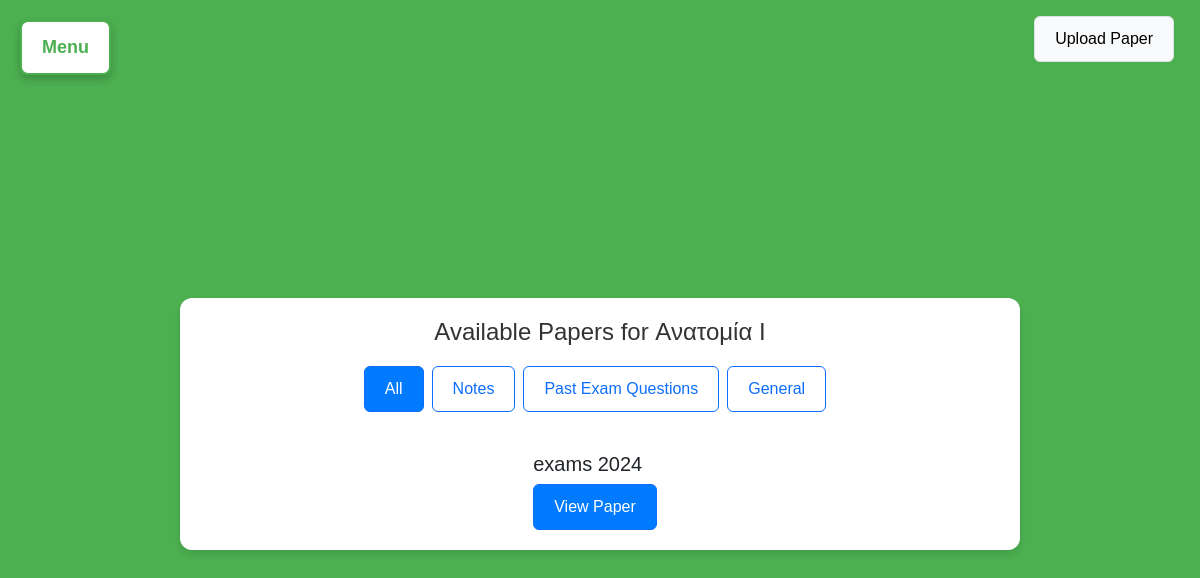
The page /papers/51/51/ on the database as committed earlier.
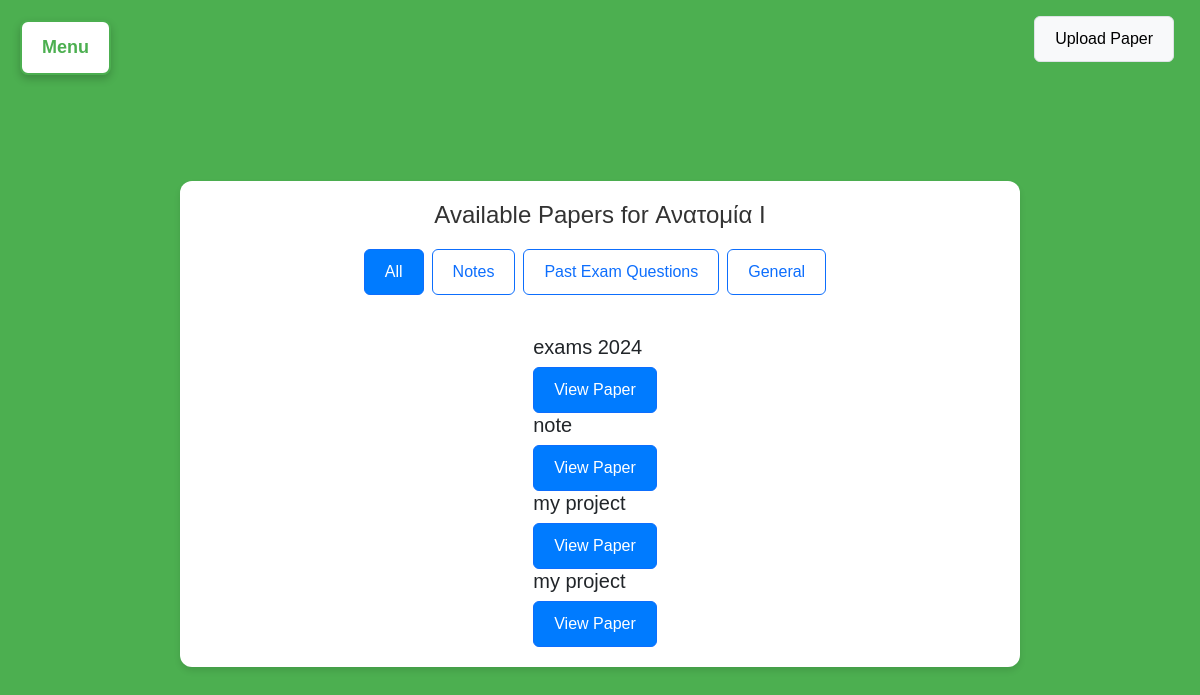
The same page on the database as committed later.
### myapp/models.py (models this page shows, shortened)
class Course(models.Model):
    name = models.CharField(max_length=255)
    department = models.ForeignKey(Department, on_delete=models.CASCADE, related_name='courses')

class Paper(models.Model):
    title = models.CharField(max_length=255)
    description = models.TextField(default="No description available")
    CATEGORY_CHOICES = [
    ('notes', 'Notes'),
    ('exams', 'Past Exam Questions'),
    ('general', 'General'),
]
    category = models.CharField(max_length=10, choices=CATEGORY_CHOICES, default='general')
    file = models.FileField(upload_to='papers/')  # Folder where the papers will be stored
    course = models.ForeignKey(Course, related_name='papers', on_delete=models.CASCADE)
    uploaded_at = models.DateTimeField(auto_now_add=True)

### myapp/views.py (the view)
# urls.py: path('papers/<int:department_id>/<int:course_id>/', views.papers_view, name='papers'),  # Shows all papers for a course
def papers_view(request, department_id, course_id):
    from .models import Paper
    department = Department.objects.get(id=department_id)
    course = Course.objects.get(id=course_id)
    papers = Paper.objects.filter(course=course)  # You can filter papers by course
    return render(request, 'papers.html', {
        'department': department,
        'course': course,
        'papers': papers,
        'current_category': 'all'
    })

### myapp/templates/papers.html (shortened to what this page needs)
<!DOCTYPE html>
<html lang="en">
    {% load static %}
<head>
    <link href="https://cdn.jsdelivr.net/npm/bootstrap@5.3.0-alpha1/dist/css/bootstrap.min.css" rel="stylesheet">
    <link rel="stylesheet" href="{% static 'css/style.css' %}">
</head>
<body class="papers-page">
    <div class="dropdown-container">
        <button class="dropdown-btn" id="menu-toggle">Menu</button>
    </div>
    <div class="position-absolute top-0 end-0 p-3">
        <a href="{% url 'upload_paper' %}" class="btn btn-light border">Upload Paper</a>
    </div>
    <div class="container mt-5">
        <h2 class="text-center">Available Papers for {{ course.name }}</h2>
        <div class="d-flex justify-content-end mb-3">
            <a href="{% url 'papers' department_id=department.id course_id=course.id %}"
               class="btn {% if current_category == 'all' %}btn-primary{% else %}btn-outline-primary{% endif %} me-2">
                All
            </a>
            <a href="{% url 'papers_by_category' department_id=department.id course_id=course.id category='notes' %}"
               class="btn {% if current_category == 'notes' %}btn-primary{% else %}btn-outline-primary{% endif %} me-2">
                Notes
            </a>
            <a href="{% url 'papers_by_category' department_id=department.id course_id=course.id category='exams' %}"
               class="btn {% if current_category == 'exams' %}btn-primary{% else %}btn-outline-primary{% endif %} me-2">
                Past Exam Questions
            </a>
            <a href="{% url 'papers_by_category' department_id=department.id course_id=course.id category='general' %}"
               class="btn {% if current_category == 'general' %}btn-primary{% else %}btn-outline-primary{% endif %}">
                General
            </a>
        </div>
        <div class="paper-list mt-4">
            <form method="POST" action="{% url 'papers' department_id=department.id course_id=course.id %}">
                {% for paper in papers %}
                    <div class="paper-item">
                        <h5>{{ paper.title }}</h5>
                        <a href="{% url 'paper_detail' department_id=department.id course_id=course.id paper_id=paper.id %}" class="btn btn-primary">View Paper</a>
                    </div>
                {% empty %}
                    <p>No papers available for this course.</p>
                {% endfor %}
            </form>
        </div>
    </div>
</body>
</html>

### myapp/static/css/style.css (style rules this page uses)
body { background-color: #f7f7f7; font-family: 'Arial', sans-serif; margin: 0; padding: 0; }
h2 { margin-bottom: 20px; color: #333; font-size: 24px; }
a { text-decoration: none; color: #4CAF50; }
.dropdown-container { position: fixed; top: 20px; left: 20px; display: inline-block; }
.container { max-width: 1000px; margin: 0 auto; padding: 20px; }
button { font-size: 16px; padding: 10px 20px; border-radius: 8px; }
.papers-page { display: flex; justify-content: center; align-items: center; height: 100vh; background-color: #4CAF50; }
.papers-page .container { width: 70%; padding: 20px; background-color: #ffffff; box-shadow: 0 4px 6px rgba(0, 0, 0, 0.1); border-radius: 12px; }
.university-page .container, .department-page .container, .papers-page .container { display: flex; flex-direction: column; justify-content: center; align-items: center; }
.btn { margin-right: 10px; padding: 10px 20px; font-size: 16px; }
.btn-primary { background-color: #007bff; color: white; }
.dropdown-btn { background-color: white; color: #4CAF50; padding: 12px 20px; font-size: 18px; border: 2px solid #4CAF50; cursor: pointer; border-radius: 8px; font-weight: bold; box-shadow: 0 4px 8px rgba(0, 0, 0, 0.2); }

Rows that differ between the two databases and show on the page:
added Paper: title "note"
added Paper: title "my project"
added Paper: title "my project"
